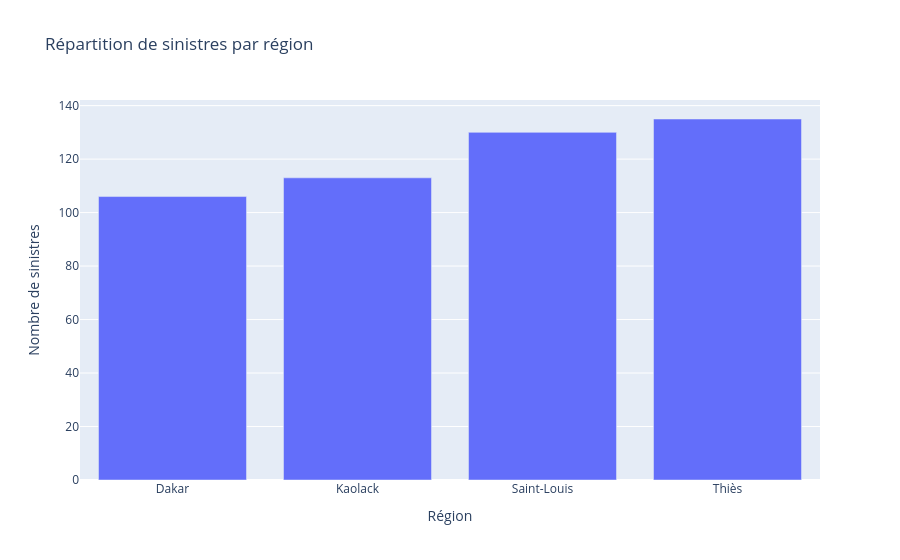

The cell this chart's notebook holds for it:
### Code cell
fig_sinistres_region = px.bar(
    data_assurance_grouped_region_sinistre, 
    x="region", 
    y="total_sinistres", 
    title="Répartition de sinistres par région", 
    labels={"region": "Région"},
    )
fig_sinistres_region.update_layout(yaxis_title="Nombre de sinistres")
fig_sinistres_region.show()

### Figure 1 — Plotly figure (JSON) as saved in the notebook; plotly's stock layout.template omitted (floating-point values rounded to 4 significant figures)
{"data": [{"hovertemplate": "Région=%{x}<br>total_sinistres=%{y}<extra></extra>", "legendgroup": "", "marker": {"color": "#636efa", "pattern": {"shape": ""}}, "name": "", "orientation": "v", "showlegend": false, "textposition": "auto", "type": "bar", "x": ["Dakar", "Kaolack", "Saint-Louis", "Thiès"], "xaxis": "x", "y": [106, 113, 130, 135], "yaxis": "y"}], "layout": {"barmode": "relative", "legend": {"tracegroupgap": 0}, "title": {"text": "Répartition de sinistres par région"}, "xaxis": {"anchor": "y", "domain": [0, 1], "title": {"text": "Région"}}, "yaxis": {"anchor": "x", "domain": [0, 1], "title": {"text": "Nombre de sinistres"}}}}
